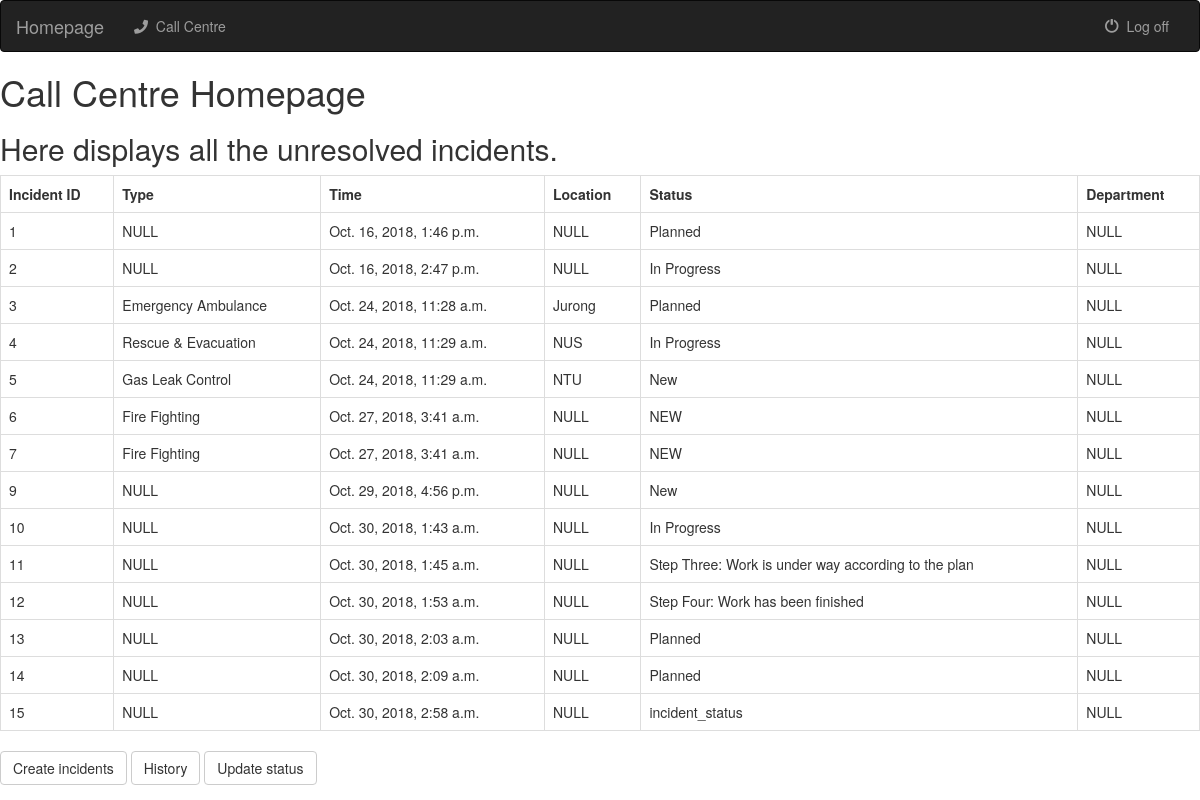
Before: /callcentre/ with the older database file.
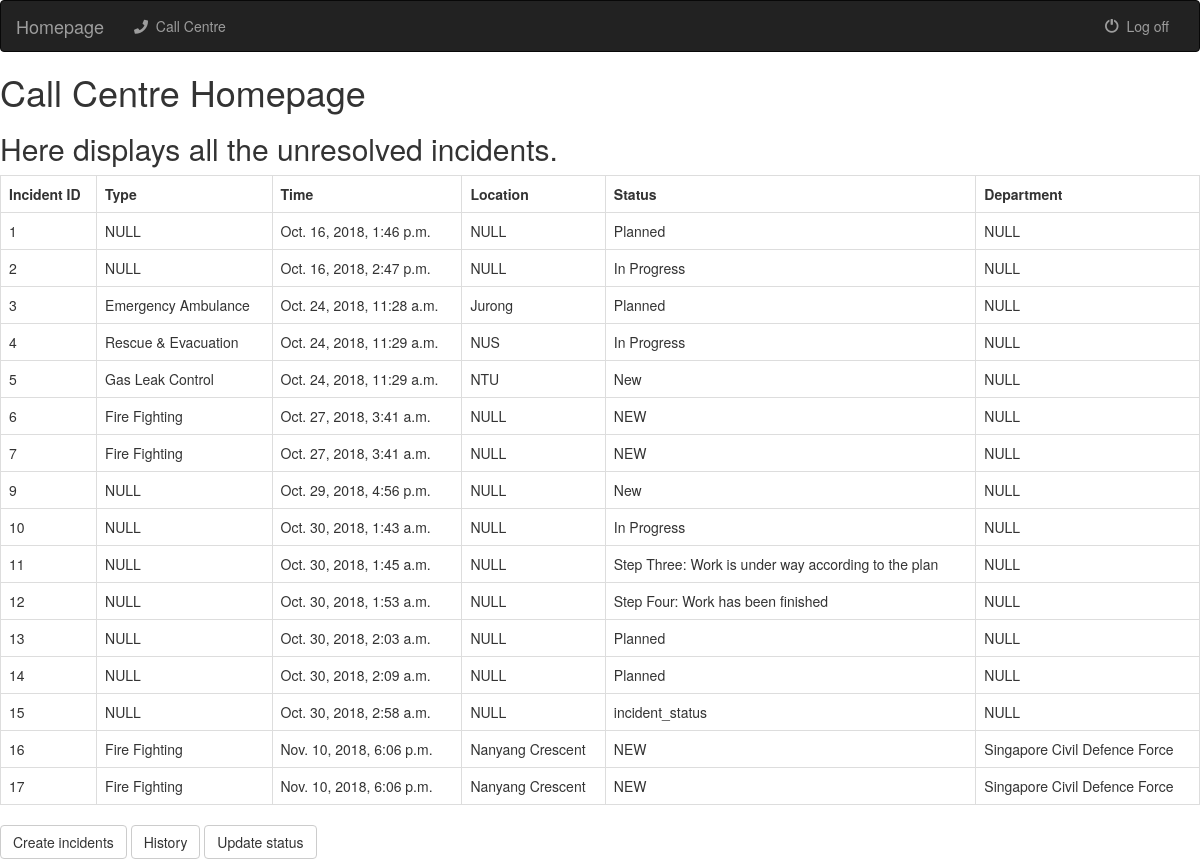
After: the same page with the newer database file.
### callcentre/models.py (models this page shows)
class Incident(models.Model):
    caller_name = models.CharField(max_length=50, default='NULL')
    mobile_number = models.CharField(max_length=8, default='NULL')
    incident_time = models.DateTimeField(default=timezone.now)
    incident_location = models.CharField(max_length=100, default='NULL')
    incident_department = models.CharField(max_length=100, default='NULL')
    incident_region = models.CharField(max_length=100, choices = REGION_CHOICES, default='NULL')
    incident_category = models.CharField(max_length=100, choices=CATEGORY_CHOICES, default='NULL')
    incident_type = models.CharField(max_length=100, choices=TYPE_CHOICES, default='NULL')
    incident_status = models.CharField(max_length=100, choices=STATUS_UPDATE, default='NEW')
    incident_description = models.CharField(max_length=400, default='NULL')

### callcentre/views.py (the view)
# urls.py: path('', views.callcentre_home, name='callcentre_home'),
def callcentre_home(request):
    all_unsolved_incidents = Incident.objects.exclude(incident_status='Resolved').order_by('incident_time')
    context = {'all_unsolved_incidents' : all_unsolved_incidents }
    return render(request, 'callcentre/callcentre_home.html', context)

### templates/callcentre/callcentre_home.html
{% extends 'base_navi.html' %}
{% block body %}
<h1>Call Centre Homepage</h1>
<h2>Here displays all the unresolved incidents.</h2>
<table class="table table-bordered" style="width:100%">
  <tr>
    <th>Incident ID</th>
    <th>Type</th>
    <th>Time</th>
    <th>Location</th>
    <th>Status</th>
    <th>Department</th>
  </tr>
 {% for incident in all_unsolved_incidents %}
  <tr>
    <td>{{ incident.id }}</td>
    <td>{{ incident.incident_category }}</td>
    <td>{{ incident.incident_time }}</td>
    <td>{{ incident.incident_location }}</td>
    <td>{{ incident.incident_status }}</td>
    <td>{{ incident.incident_department }}</td>
  </tr>
    {% endfor %}
</table>
<a class="btn btn-default" href="{% url 'incidentCreation:incidentCreation' %}"  role="button">Create incidents</a>
<a class="btn btn-default" href="{% url 'callcentre:callcentre_history' %}" role="button">History</a>
<a class="btn btn-default" href="{% url 'statusCreation:index' %}"  role="button">Update status</a>
{% endblock %}

Changed rows visible on the page:
added Incident: id "16", incident_category "Fire Fighting", incident_time "Nov. 10, 2018, 6:06 p.m.", incident_location "Nanyang Crescent", incident_status "NEW", incident_department "Singapore Civil Defence Force"
added Incident: id "17", incident_category "Fire Fighting", incident_time "Nov. 10, 2018, 6:06 p.m.", incident_location "Nanyang Crescent", incident_status "NEW", incident_department "Singapore Civil Defence Force"
